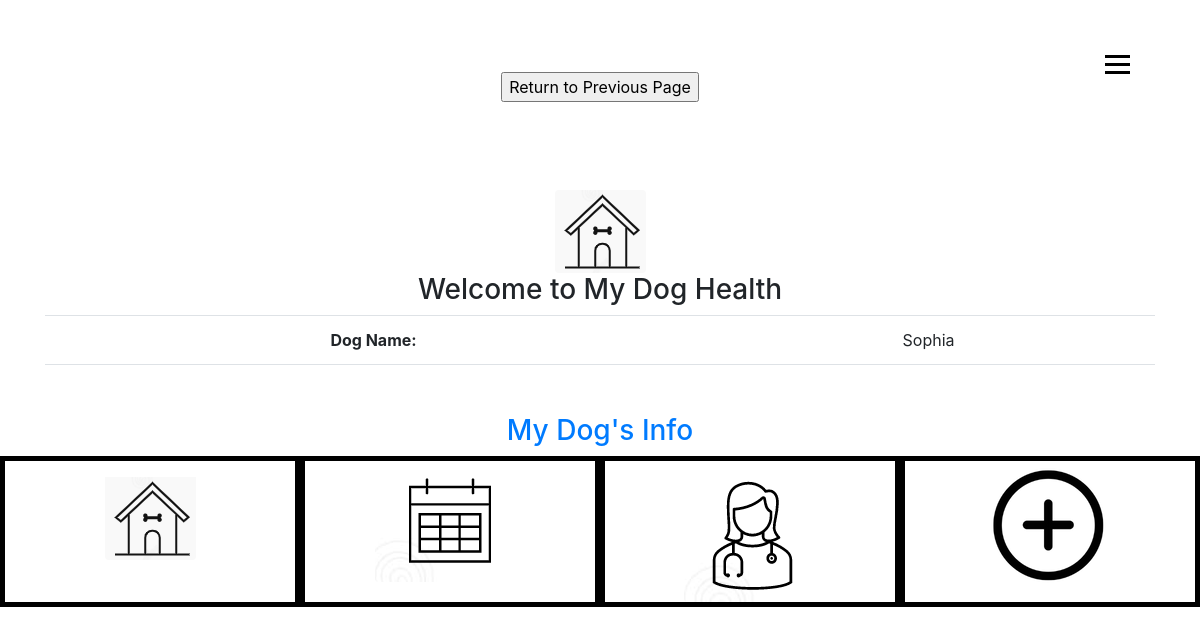
/handler-create.php, run on an earlier commit of the app's database.
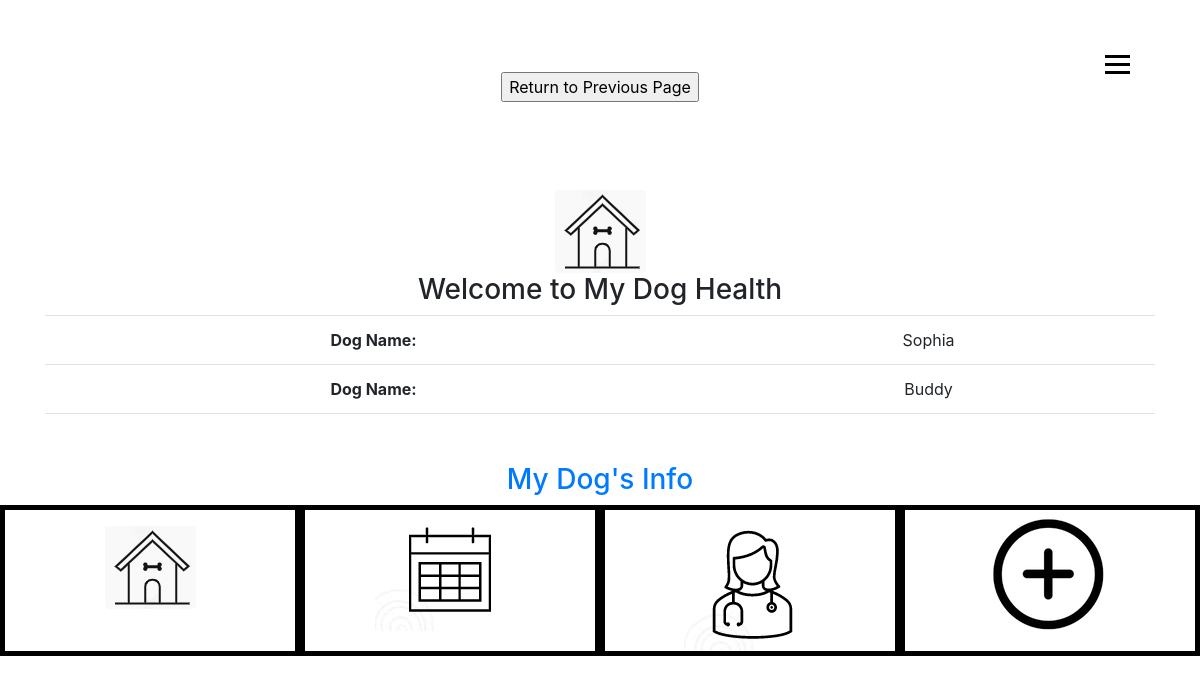
And on a later commit of the database.
### tables this page shows
CREATE TABLE `tbl_dog` (
  `DogId` int(15) NOT NULL,
  `flddogHandler` varchar(50) NOT NULL,
  `flddogName` varchar(50) NOT NULL,
  `flddogDOB` date NOT NULL,
  `flddogAgeInYears` decimal(4,0) NOT NULL,
  `flddogBreed` varchar(50) NOT NULL,
  `flddogSex` varchar(10) NOT NULL,
  `flddogWeightInPounds` int(6) NOT NULL,
  `flddogSterilized` varchar(10) NOT NULL,
  `flddogMicrochip` int(25) NOT NULL,
  `flddogNotes` varchar(150) NOT NULL
);

### welcome-read.php (the view, shortened to what this page needs)
<?php
include 'db.php';
  $sql = "select * from tbl_dog";
  $result = $conn->query($sql);
  while($row = $result->fetch_assoc()) {
    echo "<tr>";
      echo "<td><b> Dog Name:</td>";
        echo "<td>" . $row['flddogName'] . "</td>";
        echo "</tr>";
      }
?>

What changed in the data, as far as the page shows it:
added tbl_dog: flddogName "Buddy"
